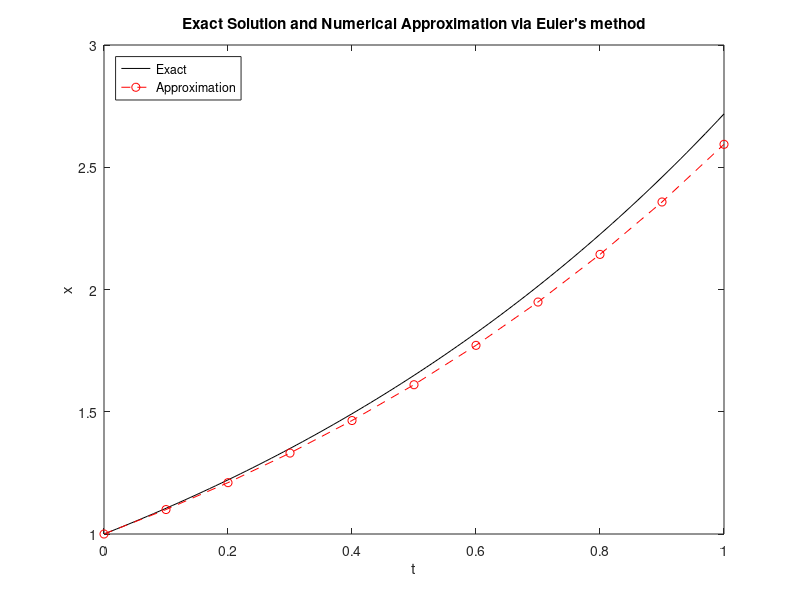
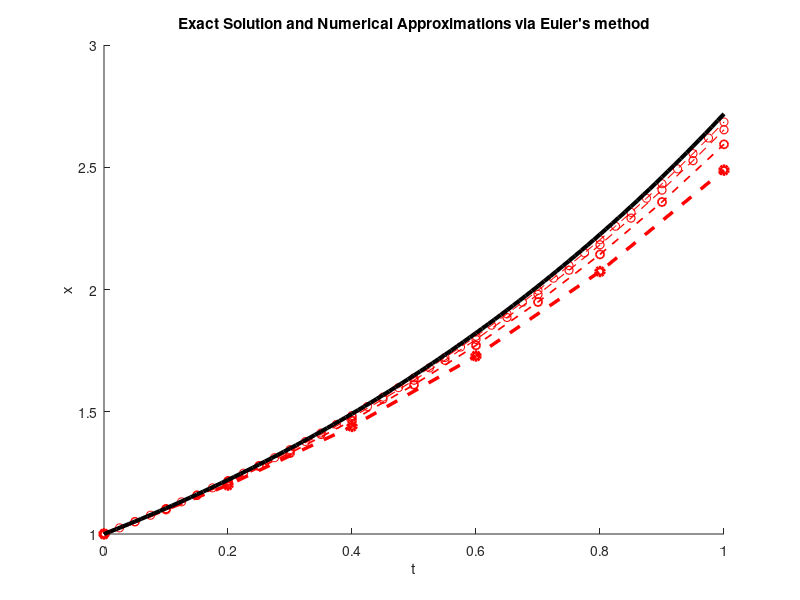
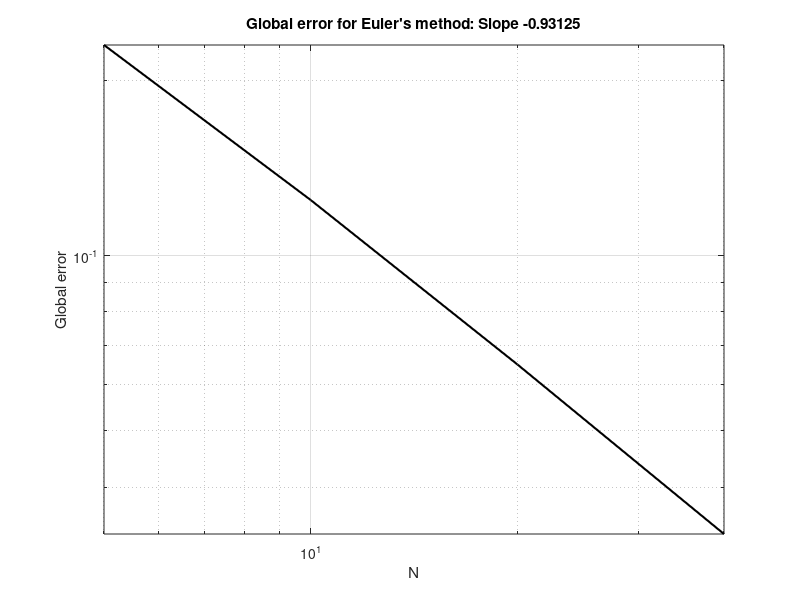

Here is the MATLAB script that generated these plots, in order:
clc
clear all
close all

t0 = 0;              %starting time
tmax = 1;            %ending time
N = 10;              %number of intervals 
x0 = 1;              %initial function value 
f = @(t, x) x;       %derivative function 
exact = @(t) exp(t); %exact solution for the differential equation 

dt = (tmax-t0)/N;        %step size
t = t0:dt:tmax;          %vector of t values at which to generate approximations
x = zeros(length(t), 1); %vector for storing approximations
x(1) = x0;               %initial function value

%output table setup
fprintf('Time\tApproximation\tExact\t\tError\n')
fprintf('t_j\tx_j\t\tx(t_j)\t\t|x_j-x(t_j)|\n')
fprintf('%.1f\t%.6f\t%.6f\t%.6f\t\n', t(1), x(1), exact(t(1)), abs(x(1)-exact(t(1))));

for j = 1:N;
    x(j+1) = x(j)+f(t(j), x(j))*dt; %new approximation using Euler's method
 
    fprintf('%.1f\t%.6f\t%.6f\t%.6f\t\n', t(j+1), x(j+1), exact(t(j+1)), abs(x(j+1)-exact(t(j+1))))
end
fprintf('\n')

%vector of t values for plotting
tt = t0:0.01:tmax;
plot(tt, exact(tt), 'k', t, x, '--or')
title('Exact Solution and Numerical Approximation via Euler''s method')
xlabel('t')
ylabel('x')
legend('Exact', 'Approximation', 'Location', 'Northwest')

%%
%investigation of global error

N = [5 10 20 40];            %vector of N values for comparing global error
error = zeros(1, length(N)); %vector to store global error
method = 'Euler''s';
fprintf(['N\tError for ' method ' method\n'])

figure
hold on
%loops through the various N values
for n = 1:length(N)
    %generates approximations using Euler's method
    dt = (tmax-t0)/N(n);
    t = t0:dt:tmax;
    x = zeros(length(t), 1); 
    x(1) = x0;

    for j = 1:N(n);
        x(j+1) = x(j)+f(t(j), x(j))*dt;
    end

    %calculates and outputs global error
    error(n) = max(abs(x-exact(t)'));
    fprintf('%d\t%.6f\n', N(n), error(n))
    
    %plots approximations
    plot(t, x, '--or', 'LineWidth', 2.5/n)
end

%plots approximations
tt = t0:0.01:tmax;
plot(tt, exact(tt), 'k', 'LineWidth', 3)
title(['Exact Solution and Numerical Approximations via ' method ' method'])
xlabel('t')
ylabel('x')
hold off
shg

%adding loglog plot
%calculates slope on loglog plot
p = polyfit(log(N), log(error), 1);

figure
loglog(N,error, 'k', 'LineWidth', 1.5)
xlabel('N')
ylabel('Global error')
title(['Global error for ' method ' method: Slope ' num2str(p(1))])
grid
axis tight
